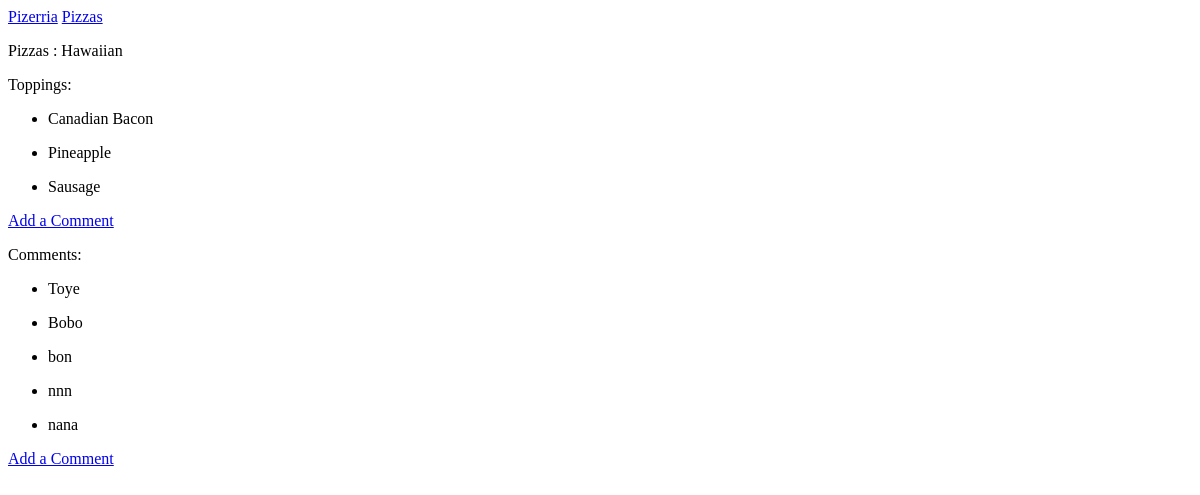
The app's page /topping/1/, older data.
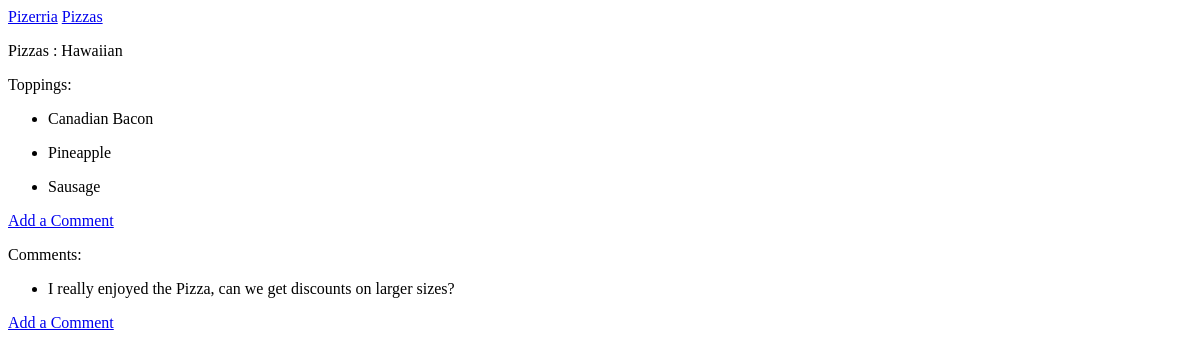
The same page, newer data.
### pizzas/models.py (models this page shows, shortened)
class Pizza(models.Model):
    name = models.CharField(max_length=200)
    def __str__(self):
        return self.name

class Topping(models.Model):
    name = models.CharField(max_length=200)
    pizza = models.ForeignKey(Pizza, on_delete=models.CASCADE)

class pizza_comment(models.Model):
    Pizza = models.ForeignKey(Pizza, on_delete=models.CASCADE)
    text = models.TextField()
    date_added = models.DateTimeField(auto_now_add=True)

### pizzas/views.py (the view)
# urls.py: path('topping/<int:Pizza_id>/', views.topping, name= 'topping'),
def topping(request,Pizza_id):
    Pizas = Pizza.objects.get(id=Pizza_id)
    toppings =Pizas.topping_set.order_by('name')
    comments = Pizas.pizza_comment_set.all()
    context = {'Pizas': Pizas, 'toppings': toppings,'comments': comments}
    return render(request, 'pizzas/pizza.html',context)

### pizzas/templates/pizzas/pizza.html
{% extends "pizzas/base.html" %}
{% block content %}
<p>Pizzas : {{ Pizas }}</p>
<p>Toppings: </p>
<ul>
    {% for topping in toppings %}
    <li>
        <p>{{ topping.name|linebreaks }}</p>
     </li>
    {% empty %}
      <li> There are no topings for this Pizza.</li>
    {% endfor %}
</ul>
<p>
  <a href="{% url 'pizzas:pizzacomments' Pizas.id %}">Add a Comment</a>
</p>
<p>Comments: </p>
<ul>
  {% for Comment in comments %}
  <li>
    <p>{{ Comment.text|linebreaks }}</p>
  </li>
  {% empty %}
  <li> There are no comments for this Pizza.</li>
  {% endfor %}
</ul>
<p>
  <a href="{% url 'pizzas:pizzacomments' Pizas.id %}">Add a Comment</a>
</p>
{% endblock content %}

### pizzas/templates/pizzas/base.html
<p>
    <a href="{% url 'pizzas:index' %}">Pizerria</a>
    <a href="{% url 'pizzas:Pizzas' %}"> Pizzas</a>
</p>
{% block content %}{% endblock content %}

Row changes from the older to the newer data that the page shows:
removed pizza_comment: text "Toye"
removed pizza_comment: text "Bobo"
removed pizza_comment: text "bon"
removed pizza_comment: text "nnn"
removed pizza_comment: text "nana"
added pizza_comment: text "I really enjoyed the Pizza, can we get discounts on larger sizes?"
